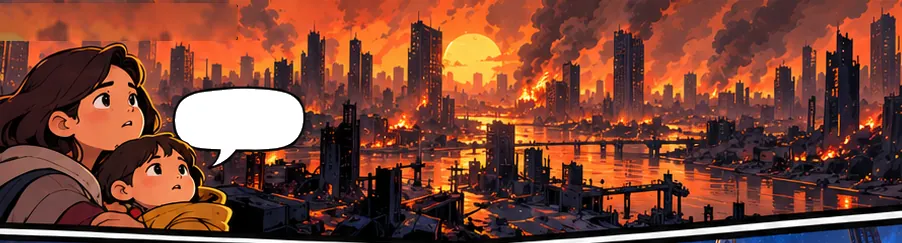
#> input picture src/assets/comic/tall/panel_01.webp, 902 x 243 px, given in place of exodus_comic_desktop_approved.png, which was not available
$ python comic-art.py ../src/assets/comic/tall/panel_01.webp
#> lines starting #> are read from the running program, lines starting #| are printed output that depends on the picture
#!/usr/bin/env python3
"""
Builds the Exodus prologue art from the two approved comic composites
(private handoff, NOT in this repository) into small WebP panels plus a
readable layout module for the game:

  src/assets/comic/wide/panel_0N.webp   desktop page panels (from the wide composite)
  src/assets/comic/tall/panel_0N.webp   phone panels (from the portrait composite)
  src/story/art-layout.js               polygons, balloon text boxes, sizes

The composites carry baked English text. This tool removes it so that every
word shown in the game comes from src/story/strings.en.js:
  - caption plates (cream boxes, top-left of each panel) are painted out
    (boundary diffusion from the surrounding art, plus a mirrored texture);
  - speech balloons keep their drawn shape (outline and tail) but their
    interior is cleared to the balloon white; the game writes the words in.
Each balloon also gets its tail tip (found here) and its free room: a
rectangle of plain background around it, measured by eye on the panels, with
no people in it. A line that does not fit the drawn balloon gets a larger
balloon of the game's own, only ever inside that room.
Coordinates were measured on the composites (gutter probes, see
docs/EXODUS_PROLOGUE.md). Re-run after replacing the art:

  python3 -I tools/comic-art.py <handoff>/references

Requires Pillow with WebP support. Pure Python otherwise (slow but simple).
"""
import json
import os
import sys
from PIL import Image, ImageFilter

ROOT = os.path.dirname(os.path.dirname(os.path.abspath(__file__)))
QUALITY = 80

# Art polygons (art edges, inside the white gutters) and seeds, in composite pixels;
# balloon rooms [x, y, w, h] and tail tips (where the detection below picks a
# corner; None: no tail) in panel pixels (the panel crop's own coordinates).
WIDE = {
    'file': 'exodus_comic_desktop_approved.png',
    'page': [24, 54, 1648, 898],
    'panels': [
        {'poly': [[24, 54], [849, 54], [799, 296], [24, 281]], 'plate': [36, 74], 'balloon': [236, 190], 'room': [198, 36, 332, 124]},
        {'poly': [[865, 54], [1648, 54], [1648, 282], [815, 296]], 'plate': [878, 76], 'balloon': [1066, 172], 'room': [175, 38, 197, 104]},
        {'poly': [[24, 294], [847, 311], [882, 510], [24, 486]], 'plate': [36, 318], 'balloon': [165, 372], 'room': [128, 28, 200, 86]},
        {'poly': [[863, 310], [1648, 296], [1648, 536], [897, 511]], 'plate': [890, 326], 'balloon': None},
        {'poly': [[24, 500], [767, 521], [713, 722], [24, 701]], 'plate': [36, 521], 'balloon': [334, 590], 'room': [296, 18, 140, 98], 'tail': [365, 121]},
        {'poly': [[783, 520], [1648, 549], [1648, 712], [730, 722]], 'plate': [804, 543], 'balloon': None},
        {'poly': [[24, 715], [725, 737], [1648, 724], [1648, 898], [24, 898]], 'plate': [36, 746], 'balloon': [1352, 812], 'room': [1200, 30, 290, 145]},
    ],
}
TALL = {
    'file': 'exodus_comic_phone_approved.png',
    'page': [24, 48, 926, 1608],
    'panels': [
        {'poly': [[24, 48], [926, 48], [926, 255], [470, 291], [24, 272]], 'plate': [30, 72], 'balloon': [210, 170], 'room': [172, 38, 340, 112]},
        {'poly': [[24, 286], [470, 304], [926, 269], [926, 508], [470, 515], [24, 495]], 'plate': [30, 314], 'balloon': [262, 420], 'room': [228, 40, 327, 132]},
        {'poly': [[24, 508], [470, 529], [926, 523], [926, 742], [24, 688]], 'plate': [30, 540], 'balloon': [175, 600], 'room': [140, 20, 190, 100]},
        {'poly': [[24, 701], [926, 756], [926, 985], [24, 921]], 'plate': [30, 728], 'balloon': None},
        {'poly': [[24, 936], [926, 999], [926, 1150], [470, 1181], [24, 1153]], 'plate': [30, 963], 'balloon': [352, 1040], 'room': [312, 28, 175, 92], 'tail': [394, 137]},
        {'poly': [[24, 1166], [470, 1195], [926, 1164], [926, 1379], [24, 1339]], 'plate': [30, 1196], 'balloon': None},
        {'poly': [[24, 1352], [926, 1392], [926, 1608], [24, 1608]], 'plate': [30, 1383], 'balloon': [748, 1440], 'room': [600, 28, 295, 112], 'tail': None},
    ],
}


# [10 lines left out: function inside, not called in this run]


def is_cream(p):
    r, g, b = p
    return r > 200 and g > 180 and b > 120 and r - b > 18 and r >= g >= b - 6


def is_white(p):
    return min(p) > 205 and max(p) - min(p) < 40


def find_seed(px, w, h, x, y, pred, radius=16):
    for d in range(radius + 1):
        for dy in range(-d, d + 1):
            for dx in range(-d, d + 1):
                if max(abs(dx), abs(dy)) != d:
                    continue
                X, Y = x + dx, y + dy
                if 0 <= X < w and 0 <= Y < h and pred(px[X, Y]):
                    return X, Y
    raise RuntimeError(f'no seed near {x},{y}')


# [89 lines left out: functions flood, holes, dilate, inpaint, not called in this run]


def process(spec, refs, out_dir, tag):
#> called with refs = '../src/assets/comic/tall/panel_01.webp', out_dir = 'src/assets/comic/wide', tag = 'wide'
    src = Image.open(os.path.join(refs, spec['file'])).convert('RGB')
#> src is the input picture: PIL image 902x243 RGB; mean R, G, B 124.3, 69.5, 53.7
    W, H = src.size
#> W = 902; H = 243
    spx = src.load()
    page = spec['page']
    entries = []
    os.makedirs(out_dir, exist_ok=True)
    for i, p in enumerate(spec['panels']):
        poly = p['poly']
        xs = [q[0] for q in poly]
        ys = [q[1] for q in poly]
        box = [min(xs), min(ys), max(xs), max(ys)]
        crop = src.crop((box[0], box[1], box[2], box[3]))
        cpx = crop.load()
        cw, ch = crop.size
        local = [[q[0] - box[0], q[1] - box[1]] for q in poly]
        # 1. Balloon: keep the shape, clear the words.
        balloon = None
        if p['balloon']:
            bx, by = find_seed(spx, W, H, p['balloon'][0], p['balloon'][1], is_white)
            region = flood(spx, W, H, (bx, by), is_white, limit=180)
            text = holes(region)
            fill = sorted(spx[q] for q in region)
            white = fill[int(len(fill) * 0.9)]
            for (x, y) in region | text:
                X, Y = x - box[0], y - box[1]
                if 0 <= X < cw and 0 <= Y < ch:
                    cpx[X, Y] = white
            tx = [q[0] for q in text]
            ty = [q[1] for q in text]
            rx = [q[0] for q in region]
            ry = [q[1] for q in region]
            # The tail tip: the balloon pixel farthest from the middle of its words.
            mx, my = (min(tx) + max(tx)) / 2, (min(ty) + max(ty)) / 2
            tip = max(region, key=lambda q: (q[0] - mx) ** 2 + ((q[1] - my) * 1.6) ** 2)
            balloon = {
                # Where the baked words were (the game writes its text here)...
                'text': [min(tx) - box[0] - 6, min(ty) - box[1] - 5, max(tx) - min(tx) + 12, max(ty) - min(ty) + 10],
                # ...and the whole cleared balloon, tail included.
                'shape': [min(rx) - box[0], min(ry) - box[1], max(rx) - min(rx) + 1, max(ry) - min(ry) + 1],
                'fill': '#%02x%02x%02x' % white,
                'tail': p['tail'] if 'tail' in p else [tip[0] - box[0], tip[1] - box[1]],
                # Free background around it: the only place a bigger balloon may go.
                'room': p['room'],
            }
        # 2. Caption plate (after the balloon, so no word can be copied into its fill): cream component + its text holes + the dark border.
        sx, sy = find_seed(spx, W, H, p['plate'][0], p['plate'][1], is_cream)
        plate = flood(spx, W, H, (sx, sy), is_cream, limit=420)
        plate |= holes(plate)
        plate_box = [min(q[0] for q in plate), min(q[1] for q in plate), max(q[0] for q in plate), max(q[1] for q in plate)]
        # The plate is a rectangle: take its whole box, then its border.
        rect = {(x, y) for x in range(plate_box[0], plate_box[2] + 1) for y in range(plate_box[1], plate_box[3] + 1)}
        mask = {(x - box[0], y - box[1]) for (x, y) in dilate(rect, 4)}
        inpaint(crop, mask, local)
        name = f'panel_{i + 1:02d}.webp'
        path = os.path.join(out_dir, name)
        crop.save(path, 'WEBP', quality=QUALITY, method=6)
        size = os.path.getsize(path)
        entries.append({
            'file': f'assets/comic/{tag}/{name}', 'bytes': size, 'width': cw, 'height': ch,
            'at': [box[0] - page[0], box[1] - page[1]], 'poly': local, 'balloon': balloon,
            'plate': [plate_box[0] - box[0], plate_box[1] - box[1], plate_box[2] - plate_box[0] + 1, plate_box[3] - plate_box[1] + 1],
        })
        print(f'{tag} {name}: {cw}x{ch} {size / 1024:.1f} KB  plate {entries[-1]["plate"]}  balloon {balloon and balloon["text"]}')
#> this loop made 1 pass
#> pass 1, in process, `crop = src.crop((box[0], box[1], box[2], box[3]))`:
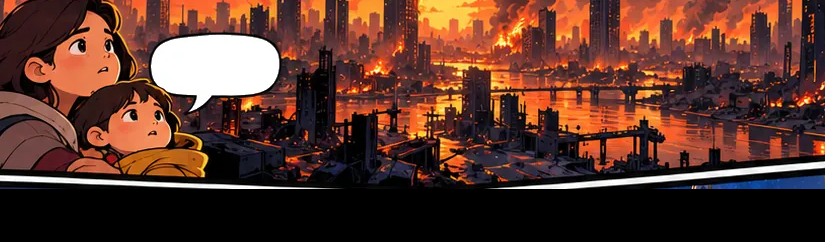
#> crop: PIL image 825x242 RGB; mean R, G, B 91.5, 54.5, 43.4
#> after the loop, entries = []
    return {'page': [page[2] - page[0], page[3] - page[1]], 'panels': entries}


# [15 lines left out: function js, not called in this run]


def main():
    if len(sys.argv) < 2:
        sys.exit(__doc__)
    refs = sys.argv[1]
    wide = process(WIDE, refs, os.path.join(ROOT, 'src', 'assets', 'comic', 'wide'), 'wide')
    tall = process(TALL, refs, os.path.join(ROOT, 'src', 'assets', 'comic', 'tall'), 'tall')
    body = js({'wide': wide, 'tall': tall})
    header = (
        '/**\n'
        ' * Exodus prologue art layout, written by tools/comic-art.py from the two\n'
        ' * approved composites (edit the tool and re-run it, not this file).\n'
        ' * Per art set: page size, and per panel its WebP file and byte size, its\n'
        ' * pixel size, its offset on the page, its outline polygon (local pixels),\n'
        ' * the cleared balloon (where the game writes the words, the shape, the fill,\n'
        ' * the tail tip and the free room a bigger balloon may use: no people there)\n'
        ' * and where the removed caption plate was. The words are in strings.en.js.\n'
        ' */\n'
    )
    with open(os.path.join(ROOT, 'src', 'story', 'art-layout.js'), 'w') as f:
        f.write(header + f'export const ART = {body};\n')
    total = sum(p['bytes'] for p in wide['panels']), sum(p['bytes'] for p in tall['panels'])
    print(f'total wide {total[0] / 1024:.1f} KB, tall {total[1] / 1024:.1f} KB')


if __name__ == '__main__':
#> (the run stopped early here; a loop or call above may not have finished)

$ run again, on src/assets/comic/wide/panel_02.webp
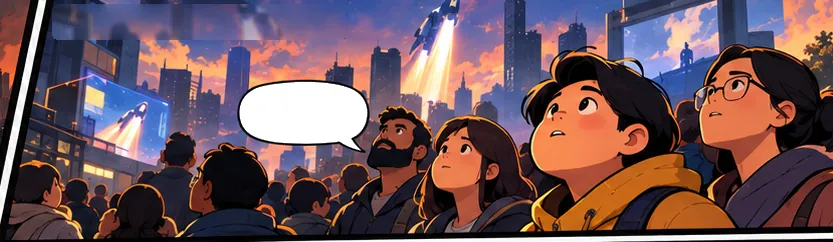
#> input picture src/assets/comic/wide/panel_02.webp, 833 x 242 px, given in place of exodus_comic_desktop_approved.png, which was not available
#> in process, src is the input picture: PIL image 833x242 RGB; mean R, G, B 110.5, 85, 91.4
#> the loop in process, `for i, p in enumerate(spec['panels']):` made 1 pass
#> pass 1, in process, `crop = src.crop((box[0], box[1], box[2], box[3]))`:
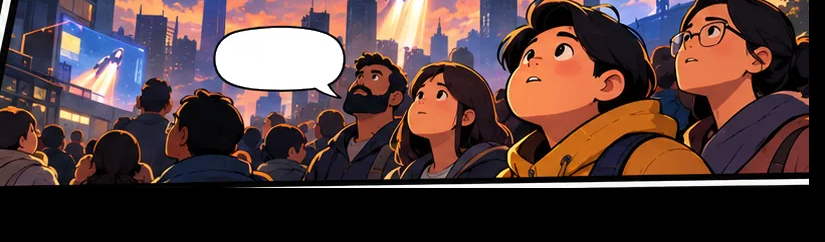
#> crop: PIL image 825x242 RGB; mean R, G, B 84.3, 61.7, 60.5
#> after the loop in process, `for i, p in enumerate(spec['panels']):`: entries = []

$ run again, on src/assets/comic/wide/panel_03.webp
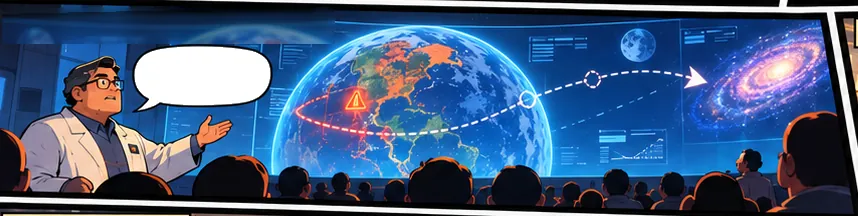
#> input picture src/assets/comic/wide/panel_03.webp, 858 x 216 px, given in place of exodus_comic_desktop_approved.png, which was not available
#> in process, src is the input picture: PIL image 858x216 RGB; mean R, G, B 65.8, 91.8, 129.3
#> the loop in process, `for i, p in enumerate(spec['panels']):` made 1 pass
#> (bx, by, white) on pass 1: (223, 203, (255, 249, 254))
#> pass 1, in process, `crop = src.crop((box[0], box[1], box[2], box[3]))`:
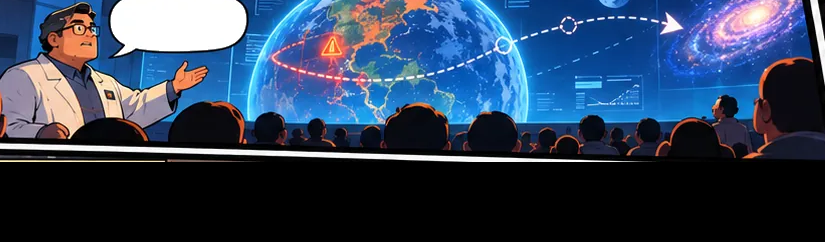
#> crop: PIL image 825x242 RGB; mean R, G, B 48, 65.3, 90.8
#> after the loop in process, `for i, p in enumerate(spec['panels']):`: entries = []
